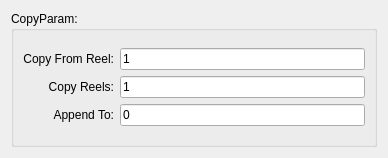
<?xml version="1.0" encoding="UTF-8"?>
<ui version="4.0">
 <class>copyParam</class>
 <widget class="QWidget" name="copyParam">
  <property name="geometry">
   <rect>
    <x>0</x>
    <y>0</y>
    <width>388</width>
    <height>158</height>
   </rect>
  </property>
  <property name="windowTitle">
   <string>Form</string>
  </property>
  <layout class="QGridLayout" name="gridLayout_3">
   <item row="0" column="0">
    <widget class="QGroupBox" name="groupBox">
     <property name="title">
      <string>CopyParam:</string>
     </property>
     <layout class="QGridLayout" name="gridLayout_2">
      <item row="0" column="0">
       <layout class="QGridLayout" name="gridLayout">
        <item row="0" column="0">
         <widget class="QLabel" name="labelFrom">
          <property name="frameShadow">
           <enum>QFrame::Raised</enum>
          </property>
          <property name="text">
           <string>Copy From Reel:</string>
          </property>
          <property name="alignment">
           <set>Qt::AlignRight|Qt::AlignTrailing|Qt::AlignVCenter</set>
          </property>
         </widget>
        </item>
        <item row="0" column="1">
         <widget class="QLineEdit" name="lineEditFrom">
          <property name="toolTip">
           <string>Copy start from which reel in input device</string>
          </property>
          <property name="text">
           <string>1</string>
          </property>
         </widget>
        </item>
        <item row="1" column="0">
         <widget class="QLabel" name="labelCopy">
          <property name="frameShadow">
           <enum>QFrame::Raised</enum>
          </property>
          <property name="text">
           <string>Copy Reels:</string>
          </property>
          <property name="alignment">
           <set>Qt::AlignRight|Qt::AlignTrailing|Qt::AlignVCenter</set>
          </property>
         </widget>
        </item>
        <item row="1" column="1">
         <widget class="QLineEdit" name="lineEditCopy">
          <property name="toolTip">
           <string>Copy Number of reels</string>
          </property>
          <property name="text">
           <string>1</string>
          </property>
         </widget>
        </item>
        <item row="2" column="0">
         <widget class="QLabel" name="labelAppend">
          <property name="toolTip">
           <string>Append To</string>
          </property>
          <property name="frameShadow">
           <enum>QFrame::Raised</enum>
          </property>
          <property name="text">
           <string>Append To:</string>
          </property>
          <property name="alignment">
           <set>Qt::AlignRight|Qt::AlignTrailing|Qt::AlignVCenter</set>
          </property>
         </widget>
        </item>
        <item row="2" column="1">
         <widget class="QLineEdit" name="lineEditAppend">
          <property name="toolTip">
           <string>Append to (override which reel)</string>
          </property>
          <property name="text">
           <string>0</string>
          </property>
         </widget>
        </item>
       </layout>
      </item>
     </layout>
    </widget>
   </item>
  </layout>
 </widget>
 <resources/>
 <connections/>
</ui>
